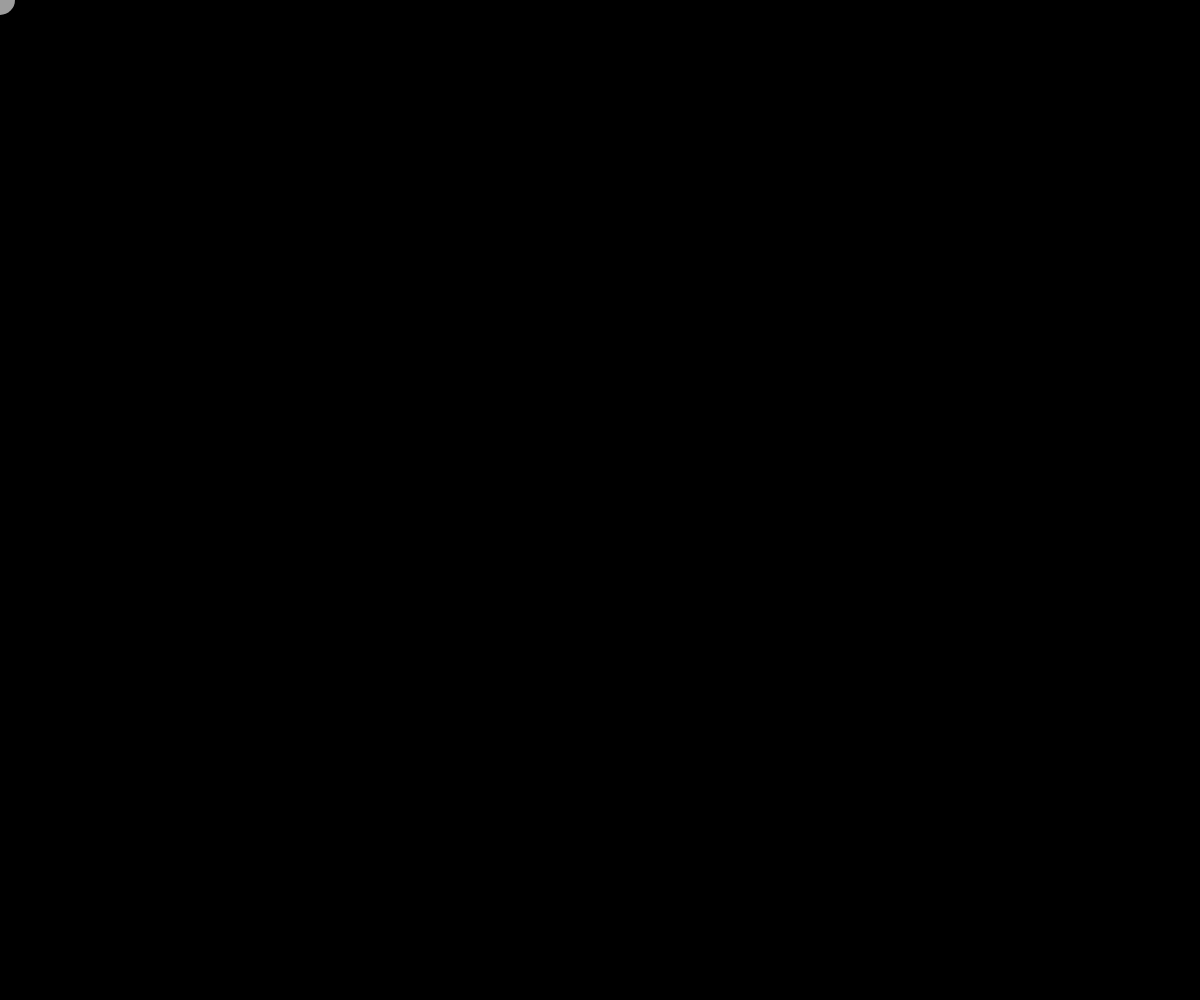
Frame 1 (no input)
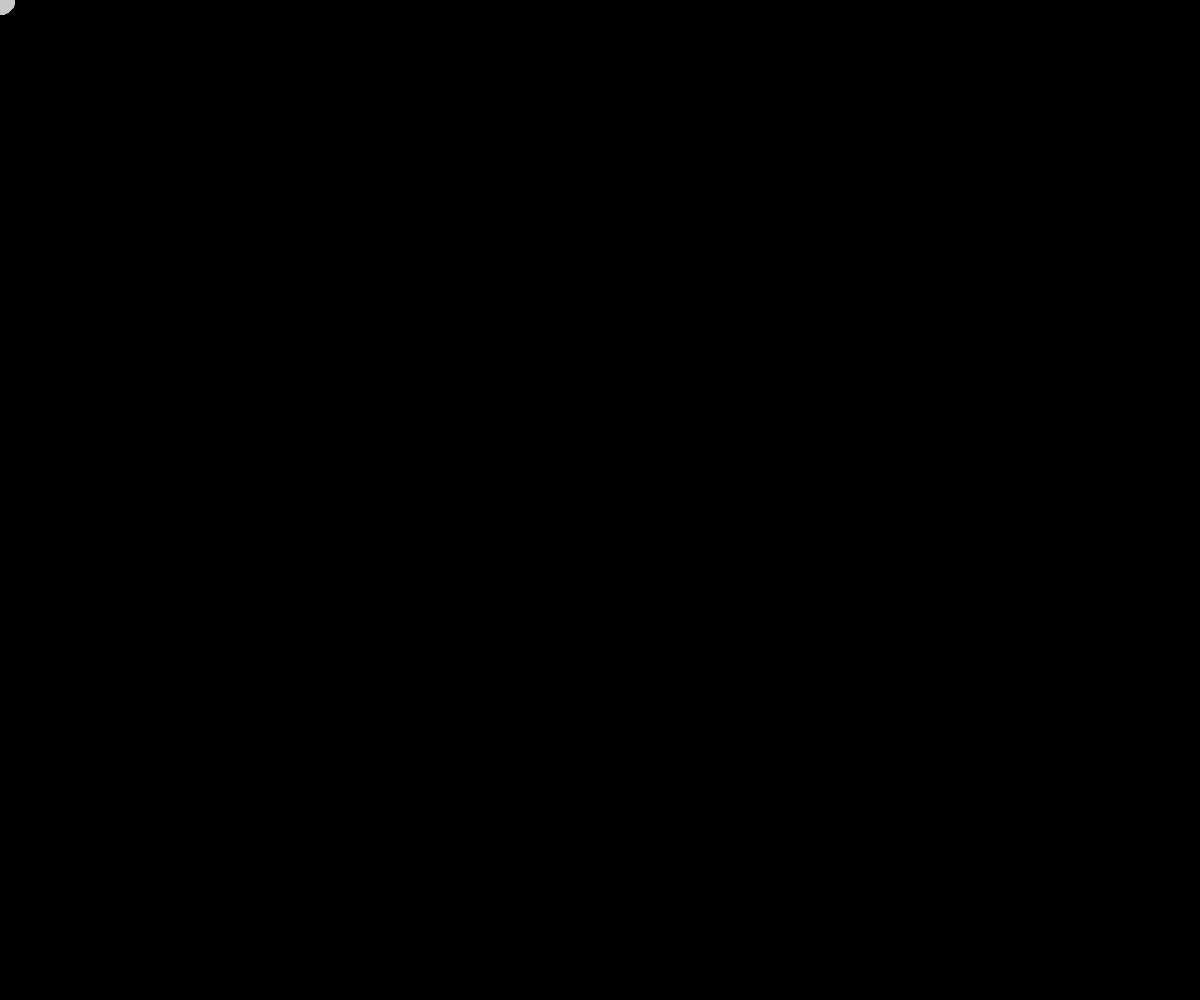
Frame 60 (no input)
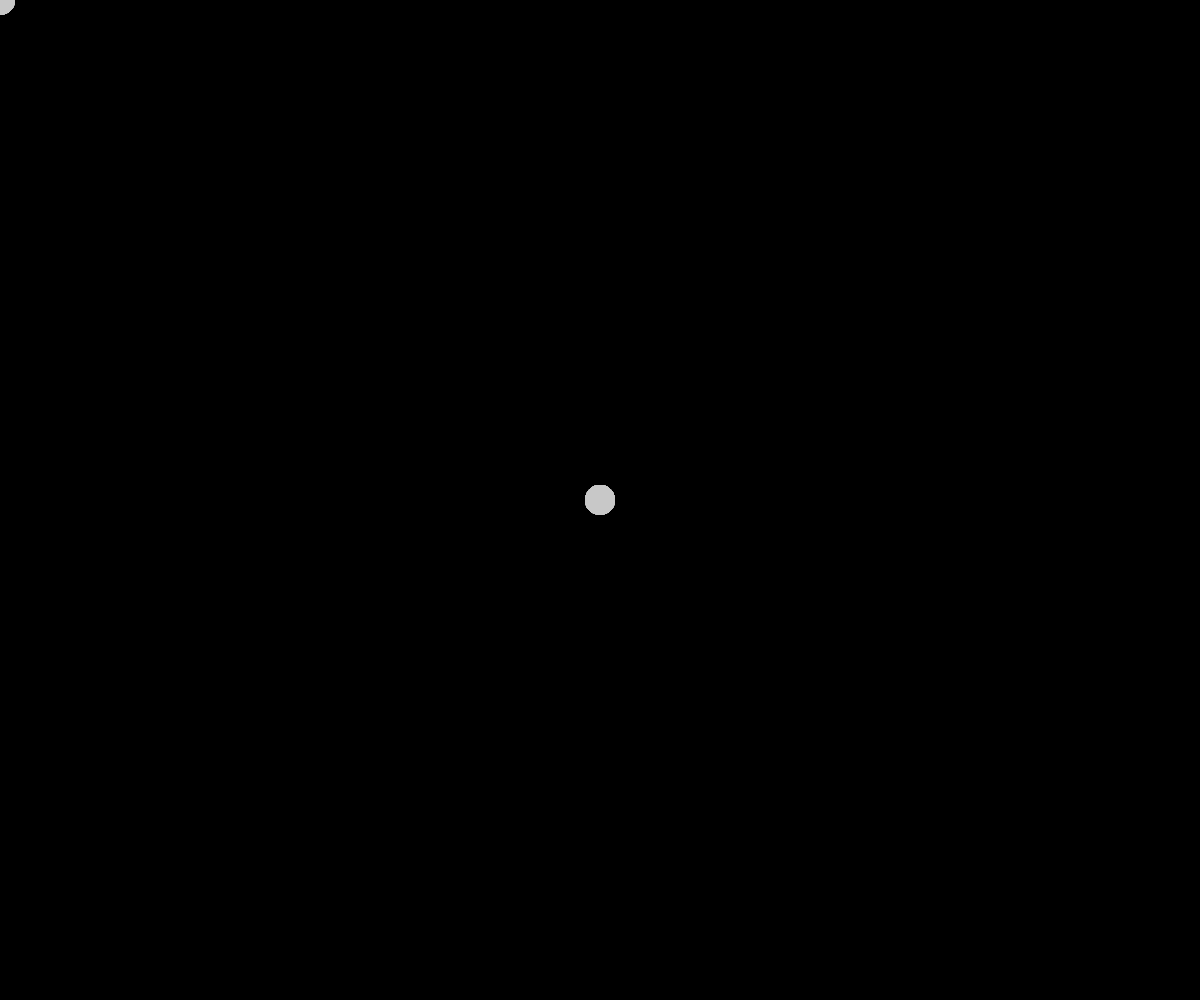
Frame 120 (the mouse pressed at the canvas centre since frame 60)

The p5.js sketch that drew these frames (run headless with seeded random() and noise() and a simulated clock; from frame 60 on, the mouse is pressed at the canvas centre):

// p5.js sketch
// ── sketch.js
function setup() {
  createCanvas(windowWidth, windowHeight);
  background(0);
}

function draw() {
  fill(200,200,200,200);
  noStroke();
  ellipse(mouseX, mouseY, 30, 30);
}
